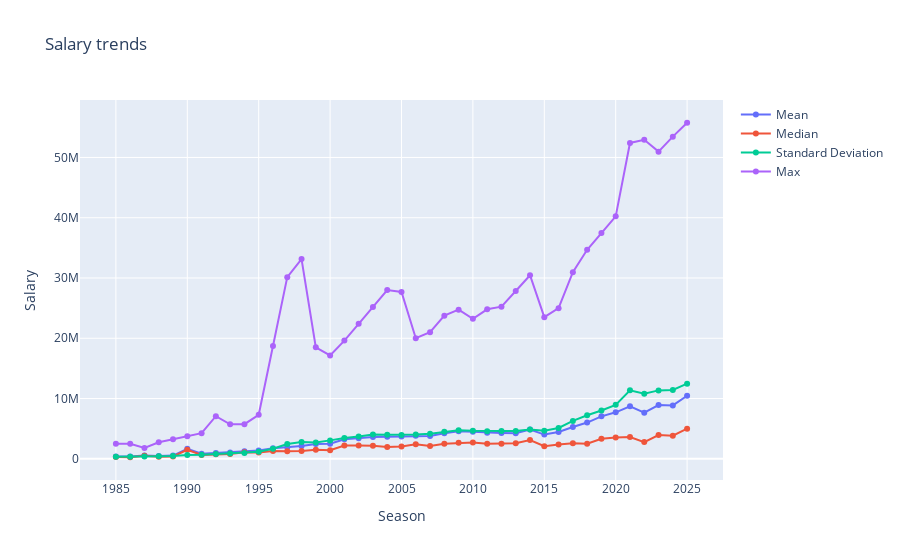

This figure's notebook cell:
### Markdown cell above
In this section the cleaned salary data is used for a first display.  
This consists of a visualisation of the evolution of statistical indicators of the salaries of NBA players over the seasons.
  
In accordance with recent developments like the increase of NBA revenue via enormous TV deals, an increase in the mean compensation of NBA players can be observed. 
This is particularily the case for NBA stars, where the increase is much stronger than that of the mean salary. That this is not only the case for the highest payed player can be derived from the growth of standard deviation and the increasing distance between median and mean.

### Code cell
#aggregate stats per season and sort
salary_stats = (df_salary
                .groupby('year')['salary']
                .agg(['mean', 'median', 'min', 'max', 'std'])
                .reset_index()
                .sort_values('year'))

#find the row index of the max salary per season, then get necessary columns
idx = df_salary.groupby('year')['salary'].idxmax()
max_players = (df_salary.loc[idx, ['year', 'name', 'salary', 'team_abbr']]
               .set_index('year')
               .sort_index())

#do the same for players with min salary per season
idx = df_salary.groupby('year')['salary'].idxmin()
min_players = (df_salary.loc[idx, ['year', 'name', 'salary', 'team_abbr']]
               .set_index('year')
               .sort_index())

#align both frames by year
salary_stats = salary_stats.set_index('year')
max_players = max_players.reindex(salary_stats.index)
min_players = min_players.reindex(salary_stats.index)

#build graph
fig = go.Figure()
fig.add_trace(go.Scatter(x=salary_stats.index,
                         y=salary_stats['mean'],
                         mode='lines+markers',
                         name='Mean',
                         hovertemplate='Season: %{x}<br>Mean: %{y}<extra></extra>'))#

fig.add_trace(go.Scatter(x=salary_stats.index,
                         y=salary_stats['median'],
                         mode='lines+markers',
                         name='Median',
                         hovertemplate='Season: %{x}<br>Median: %{y}<extra></extra>'))

fig.add_trace(go.Scatter(x=salary_stats.index,
                         y=salary_stats['std'],
                         mode='lines+markers',
                         name='Standard Deviation',
                         hovertemplate='Season: %{x}<br>Stand. Deviation: %{y}<extra></extra>'))

# fig.add_trace(go.Scatter(x=salary_stats.index,
#                          y=salary_stats['min'],
#                          text=min_players['name'].to_list(),
#                          mode='lines+markers',
#                          name='Min',
#                          customdata=list(zip(min_players['name'], min_players['team_abbr'])),
#                          hovertemplate='Season: %{x}<br>Min salary: %{y}<br>Player: %{customdata[0]}<br>Team: %{customdata[1]}<extra></extra>'))

fig.add_trace(go.Scatter(x=salary_stats.index,
                         y=salary_stats['max'],
                         mode='lines+markers',
                         name='Max',
                         customdata = list(zip(max_players['name'], max_players['team_abbr'])),  # per-point player name
                         hovertemplate='Season: %{x}<br>Max salary: %{y}<br>Player: %{customdata[0]}<br>Team: %{customdata[1]}<extra></extra>'))

fig.update_layout(title='Salary trends', xaxis_title='Season', yaxis_title='Salary',
                  hovermode='closest')
fig.show()

### Figure 1 — Plotly figure (JSON) as saved in the notebook; plotly's stock layout.template omitted (floating-point values rounded to 4 significant figures)
{"data": [{"hovertemplate": "Season: %{x}<br>Mean: %{y}<extra></extra>", "mode": "lines+markers", "name": "Mean", "type": "scatter", "x": [1985, 1986, 1987, 1988, 1989, 1990, 1991, 1992, 1993, 1994, 1995, 1996, 1997, 1998, 1999, 2000, 2001, 2002, 2003, 2004, 2005, 2006, 2007, 2008, 2009, 2010, 2011, 2012, 2013, 2014, 2015, 2016, 2017, 2018, 2019, 2020, 2021, 2022, 2023, 2024, 2025], "y": [400600.0, 370100.0, 543000.0, 459200.0, 528000.0, 1671000.0, 831600.0, 954300.0, 1062000.0, 1270000.0, 1360000.0, 1734000.0, 1935000.0, 2121000.0, 2457000.0, 2499000.0, 3236000.0, 3396000.0, 3636000.0, 3651000.0, 3706000.0, 3839000.0, 3793000.0, 4244000.0, 4582000.0, 4476000.0, 4335000.0, 4290000.0, 4240000.0, 4866000.0, 4019000.0, 4441000.0, 5283000.0, 6011000.0, 7040000.0, 7711000.0, 8709000.0, 7642000.0, 8924000.0, 8862000.0, 10460000.0]}, {"hovertemplate": "Season: %{x}<br>Median: %{y}<extra></extra>", "mode": "lines+markers", "name": "Median", "type": "scatter", "x": [1985, 1986, 1987, 1988, 1989, 1990, 1991, 1992, 1993, 1994, 1995, 1996, 1997, 1998, 1999, 2000, 2001, 2002, 2003, 2004, 2005, 2006, 2007, 2008, 2009, 2010, 2011, 2012, 2013, 2014, 2015, 2016, 2017, 2018, 2019, 2020, 2021, 2022, 2023, 2024, 2025], "y": [302500, 257500, 495800.0, 339250, 380000, 1500000, 650000, 750000, 813500, 1074000, 1059750, 1307000, 1235000, 1306620, 1511500, 1429360, 2200000, 2200000, 2149259, 1972000.0, 2057460, 2401000.0, 2137200, 2511000.0, 2661027, 2691000, 2500000, 2500000, 2568720, 3120151, 2090000, 2357760, 2581020, 2500000, 3314365, 3540000, 3613225, 2777011, 3946434, 3832636, 5000000]}, {"hovertemplate": "Season: %{x}<br>Stand. Deviation: %{y}<extra></extra>", "mode": "lines+markers", "name": "Standard Deviation", "type": "scatter", "x": [1985, 1986, 1987, 1988, 1989, 1990, 1991, 1992, 1993, 1994, 1995, 1996, 1997, 1998, 1999, 2000, 2001, 2002, 2003, 2004, 2005, 2006, 2007, 2008, 2009, 2010, 2011, 2012, 2013, 2014, 2015, 2016, 2017, 2018, 2019, 2020, 2021, 2022, 2023, 2024, 2025], "y": [345300.0, 340600.0, 385100.0, 410400.0, 471700.0, 646400.0, 660100.0, 800200.0, 876200.0, 977900.0, 1162000.0, 1676000.0, 2465000.0, 2769000.0, 2693000.0, 3057000.0, 3467000.0, 3688000.0, 4035000.0, 4008000.0, 3955000.0, 4014000.0, 4162000.0, 4472000.0, 4728000.0, 4643000.0, 4565000.0, 4604000.0, 4625000.0, 4869000.0, 4666000.0, 5108000.0, 6285000.0, 7235000.0, 8021000.0, 8954000.0, 11360000.0, 10800000.0, 11350000.0, 11420000.0, 12460000.0]}, {"customdata": [["Magic Johnson", "LAL"], ["Magic Johnson", "LAL"], ["Larry Bird", "BOS"], ["Patrick Ewing", "NYK"], ["Patrick Ewing", "NYK"], ["Patrick Ewing", "NYK"], ["Patrick Ewing", "NYK"], ["Larry Bird", "BOS"], ["David Robinson", "SAS"], ["David Robinson", "SAS"], ["David Robinson", "SAS"], ["Patrick Ewing", "NYK"], ["Michael Jordan", "CHI"], ["Michael Jordan", "CHI"], ["Patrick Ewing", "NYK"], ["Shaquille O'Neal", "LAL"], ["Kevin Garnett", "MIN"], ["Kevin Garnett", "MIN"], ["Kevin Garnett", "MIN"], ["Kevin Garnett", "MIN"], ["Shaquille O'Neal", "MIA"], ["Shaquille O'Neal", "MIA"], ["Kevin Garnett", "MIN"], ["Kevin Garnett", "BOS"], ["Kevin Garnett", "BOS"], ["Tracy McGrady", "NYK"], ["Kobe Bryant", "LAL"], ["Kobe Bryant", "LAL"], ["Kobe Bryant", "LAL"], ["Kobe Bryant", "LAL"], ["Kobe Bryant", "LAL"], ["Kobe Bryant", "LAL"], ["LeBron James", "CLE"], ["Stephen Curry", "GSW"], ["Stephen Curry", "GSW"], ["Stephen Curry", "GSW"], ["Stephen Curry", "GSW"], ["Stephen Curry", "GSW"], ["Stephen Curry", "GSW"], ["Stephen Curry", "GSW"], ["Stephen Curry", "GSW"]], "hovertemplate": "Season: %{x}<br>Max salary: %{y}<br>Player: %{customdata[0]}<br>Team: %{customdata[1]}<extra></extra>", "mode": "lines+markers", "name": "Max", "type": "scatter", "x": [1985, 1986, 1987, 1988, 1989, 1990, 1991, 1992, 1993, 1994, 1995, 1996, 1997, 1998, 1999, 2000, 2001, 2002, 2003, 2004, 2005, 2006, 2007, 2008, 2009, 2010, 2011, 2012, 2013, 2014, 2015, 2016, 2017, 2018, 2019, 2020, 2021, 2022, 2023, 2024, 2025], "y": [2500000, 2500000, 1800000, 2750000, 3250000, 3750000, 4250000, 7070000, 5720000, 5740000, 7300000, 18724000, 30140000, 33140000, 18500000, 17142858, 19610000, 22400000, 25200000, 28000000, 27696430, 20000000, 21000000, 23750000, 24751934, 23239562, 24806250, 25244493, 27849149, 30453805, 23500000, 25000000, 30963450, 34682550, 37457154, 40231758, 52411485, 52938707, 50968059, 53458234, 55761216]}], "layout": {"hovermode": "closest", "title": {"text": "Salary trends"}, "xaxis": {"title": {"text": "Season"}}, "yaxis": {"title": {"text": "Salary"}}}}
